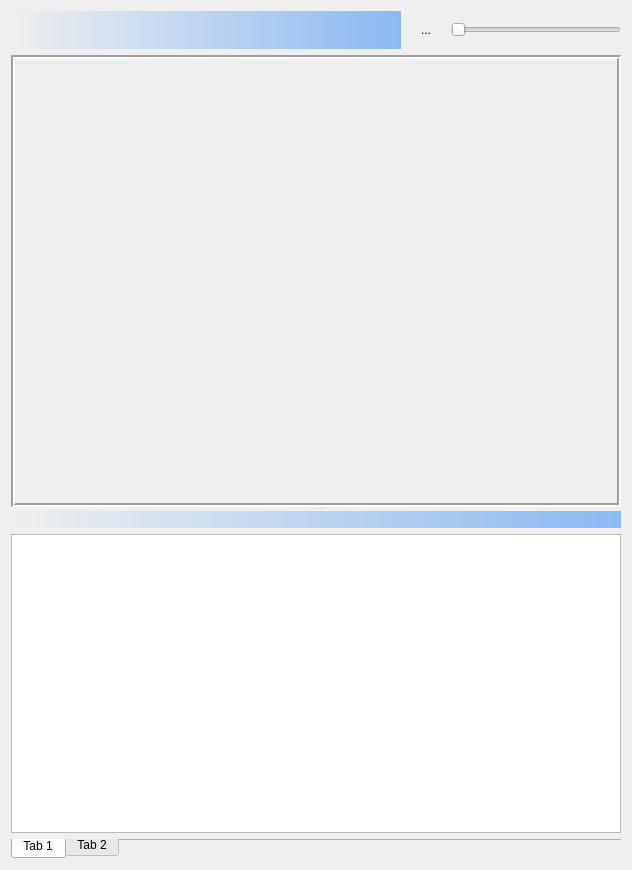
<?xml version="1.0" encoding="UTF-8"?>
<ui version="4.0">
 <class>StackingingDlg</class>
 <widget class="QWidget" name="StackingingDlg">
  <property name="geometry">
   <rect>
    <x>0</x>
    <y>0</y>
    <width>632</width>
    <height>870</height>
   </rect>
  </property>
  <property name="maximumSize">
   <size>
    <width>16777215</width>
    <height>16777215</height>
   </size>
  </property>
  <property name="windowTitle">
   <string notr="true"/>
  </property>
  <layout class="QVBoxLayout" name="verticalLayout">
   <item>
    <widget class="QSplitter" name="splitter">
     <property name="orientation">
      <enum>Qt::Vertical</enum>
     </property>
     <widget class="QWidget" name="layoutWidget">
      <layout class="QVBoxLayout" name="verticalLayout_1">
       <item>
        <layout class="QHBoxLayout" name="horizontalLayout">
         <item>
          <widget class="QLabel" name="Information">
           <property name="sizePolicy">
            <sizepolicy hsizetype="Expanding" vsizetype="Preferred">
             <horstretch>0</horstretch>
             <verstretch>0</verstretch>
            </sizepolicy>
           </property>
           <property name="minimumSize">
            <size>
             <width>275</width>
             <height>30</height>
            </size>
           </property>
           <property name="styleSheet">
            <string notr="true">background: qlineargradient(spread:pad, x1:0, y1:0, x2:1, y2:0, stop:0 rgba(138, 185, 242, 0), stop:1 rgba(138, 185, 242, 255))</string>
           </property>
           <property name="text">
            <string notr="true"/>
           </property>
          </widget>
         </item>
         <item>
          <widget class="QToolButton" name="fourCorners">
           <property name="minimumSize">
            <size>
             <width>38</width>
             <height>38</height>
            </size>
           </property>
           <property name="styleSheet">
            <string notr="true">border: none</string>
           </property>
           <property name="text">
            <string notr="true">...</string>
           </property>
           <property name="icon">
            <iconset resource="ui/resources.qrc">
             <normaloff>:/stacking/4corners.png</normaloff>:/stacking/4corners.png</iconset>
           </property>
           <property name="iconSize">
            <size>
             <width>38</width>
             <height>38</height>
            </size>
           </property>
          </widget>
         </item>
         <item>
          <widget class="QSlider" name="horizontalSlider">
           <property name="sizePolicy">
            <sizepolicy hsizetype="Preferred" vsizetype="Fixed">
             <horstretch>0</horstretch>
             <verstretch>0</verstretch>
            </sizepolicy>
           </property>
           <property name="minimumSize">
            <size>
             <width>170</width>
             <height>0</height>
            </size>
           </property>
           <property name="orientation">
            <enum>Qt::Horizontal</enum>
           </property>
          </widget>
         </item>
        </layout>
       </item>
       <item>
        <widget class="QLabel" name="label">
         <property name="sizePolicy">
          <sizepolicy hsizetype="Expanding" vsizetype="Expanding">
           <horstretch>0</horstretch>
           <verstretch>0</verstretch>
          </sizepolicy>
         </property>
         <property name="minimumSize">
          <size>
           <width>0</width>
           <height>300</height>
          </size>
         </property>
         <property name="frameShape">
          <enum>QFrame::Box</enum>
         </property>
         <property name="frameShadow">
          <enum>QFrame::Sunken</enum>
         </property>
         <property name="lineWidth">
          <number>2</number>
         </property>
         <property name="text">
          <string notr="true"/>
         </property>
        </widget>
       </item>
      </layout>
     </widget>
     <widget class="QWidget" name="layoutWidget_2">
      <layout class="QVBoxLayout" name="verticalLayout_2">
       <item>
        <widget class="QLabel" name="listInfo">
         <property name="minimumSize">
          <size>
           <width>0</width>
           <height>17</height>
          </size>
         </property>
         <property name="styleSheet">
          <string notr="true">background: qlineargradient(spread:pad, x1:0, y1:0, x2:1, y2:0, stop:0 rgba(138, 185, 242, 0), stop:1 rgba(138, 185, 242, 255))</string>
         </property>
         <property name="text">
          <string notr="true"/>
         </property>
        </widget>
       </item>
       <item>
        <widget class="QListWidget" name="listWidget"/>
       </item>
       <item>
        <widget class="QTabWidget" name="groupTab">
         <property name="sizePolicy">
          <sizepolicy hsizetype="Expanding" vsizetype="Fixed">
           <horstretch>0</horstretch>
           <verstretch>0</verstretch>
          </sizepolicy>
         </property>
         <property name="maximumSize">
          <size>
           <width>16777215</width>
           <height>20</height>
          </size>
         </property>
         <property name="tabPosition">
          <enum>QTabWidget::South</enum>
         </property>
         <widget class="QWidget" name="tab">
          <attribute name="title">
           <string>Tab 1</string>
          </attribute>
         </widget>
         <widget class="QWidget" name="tab_2">
          <attribute name="title">
           <string>Tab 2</string>
          </attribute>
         </widget>
        </widget>
       </item>
      </layout>
     </widget>
    </widget>
   </item>
  </layout>
 </widget>
 <resources>
  <include location="ui/resources.qrc"/>
 </resources>
 <connections/>
</ui>
